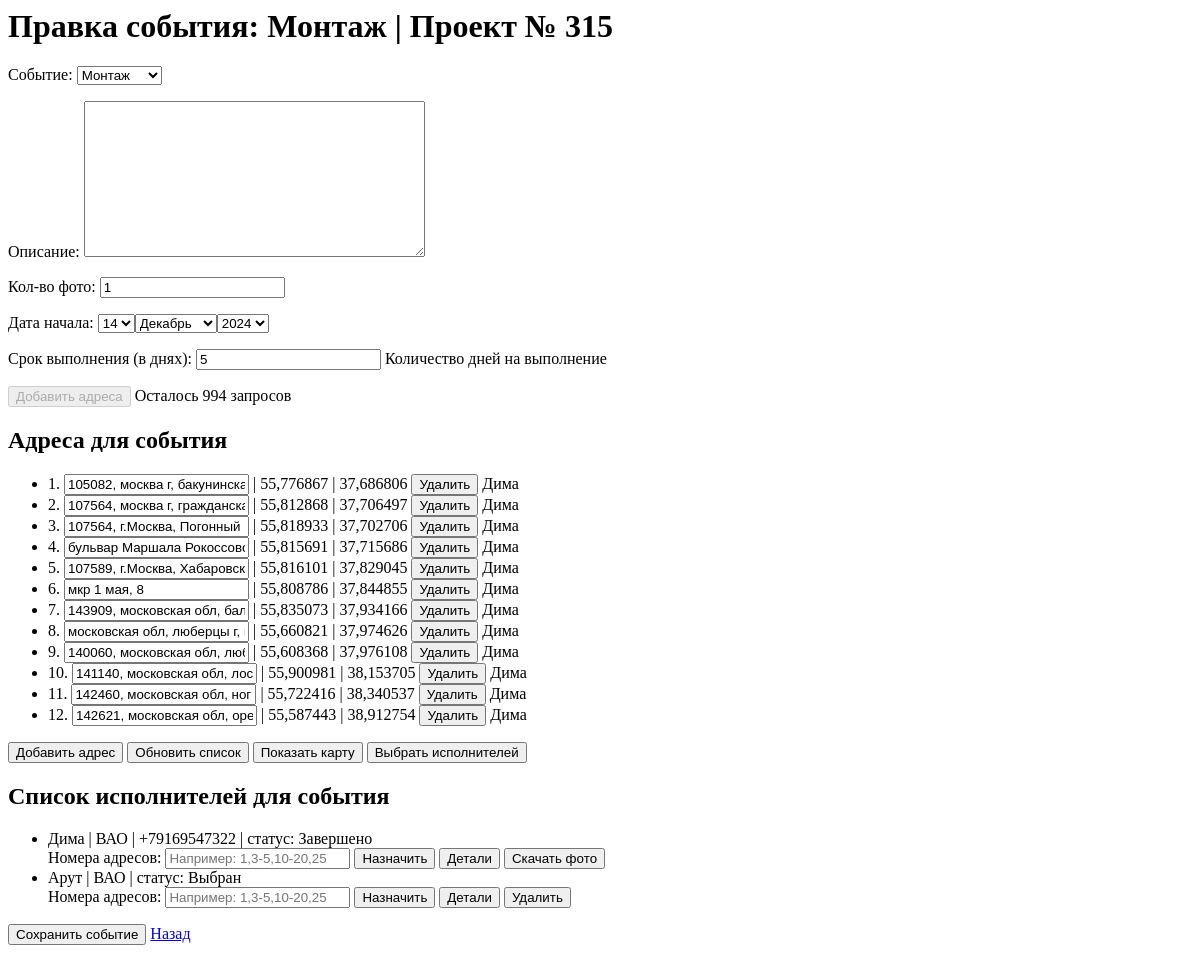
Before: /projects/event/8/edit/ (signed in) with the older database file.
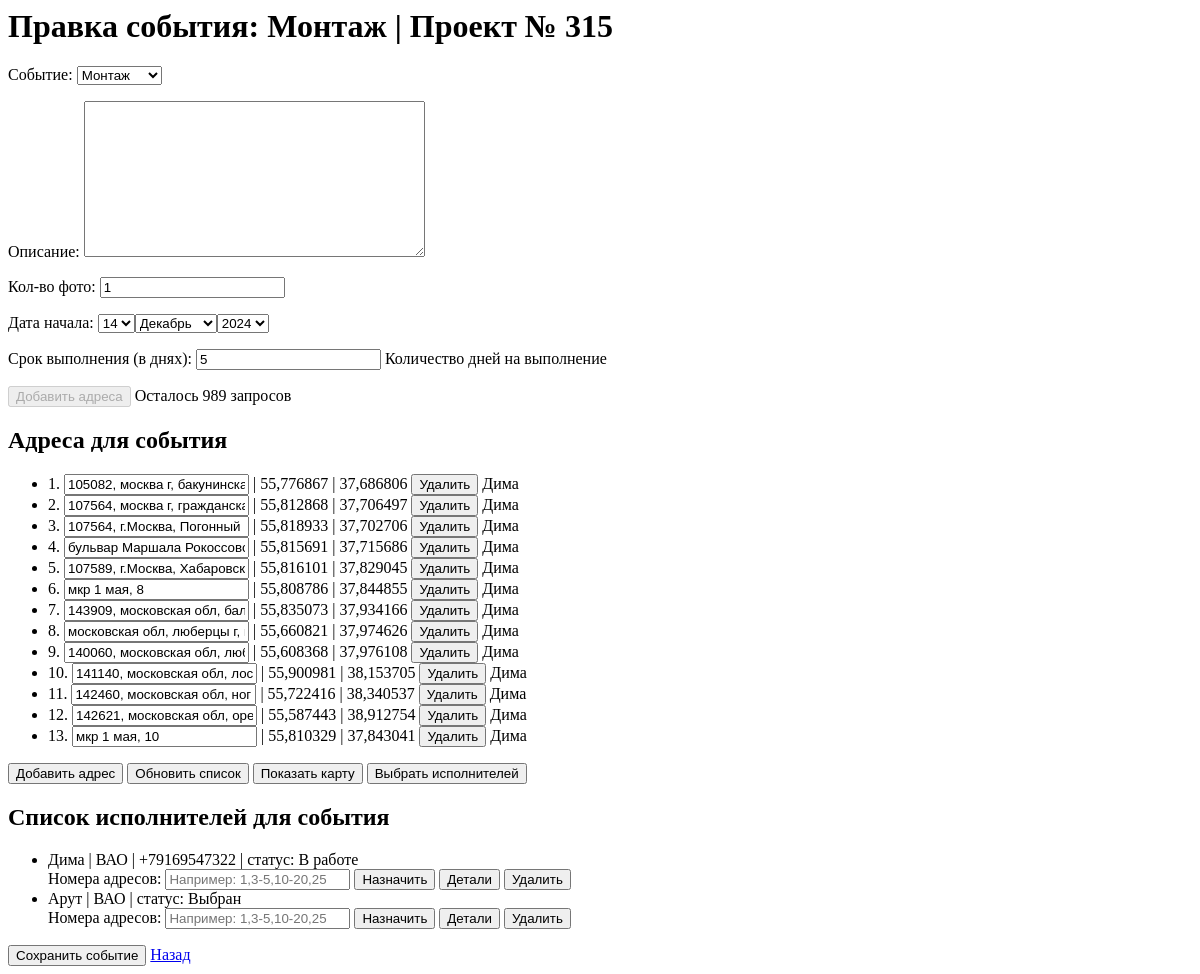
After: the same page with the newer database file.
### projects/models.py (models this page shows, shortened)
class EventAddress(models.Model):
    event = models.ForeignKey(Event, related_name='addresses', on_delete=models.CASCADE)
    name = models.CharField(max_length=255)
    latitude = models.FloatField()
    longitude = models.FloatField()
    order = models.PositiveIntegerField(default=0)  # Добавляем поле для сортировки
    assigned_user = models.ForeignKey(User, null=True, blank=True, on_delete=models.SET_NULL)  # Новое поле
    class Meta:
        ordering = ['order']

class EventUser(models.Model):
    STATUS_CHOICES = [
        ('chosen', 'Выбран'),
        ('assigned', 'Назначено'),
        ('confirmed', 'Подтверждено'),
        ('declined', 'Отказ'),
        ('in_progress', 'В работе'),
        ('completed', 'Завершено'),
    ]
    user = models.ForeignKey(User, on_delete=models.CASCADE)
    event = models.ForeignKey('Event', on_delete=models.CASCADE)
    status = models.CharField(max_length=11, choices=STATUS_CHOICES, default='chosen')

### rct/models.py (models this page shows)
class ExecutorProfile(models.Model):
    user = models.OneToOneField(User, on_delete=models.CASCADE)
    name = models.CharField(max_length=255, blank=True)
    phone_number = models.CharField(max_length=15, blank=True)
    district_choices = [
        ('САО', 'САО'),
        ('ВАО', 'ВАО'),
        ('ЮАО', 'ЮАО'),
        ('ЗАО', 'ЗАО'),
    ]
    district = models.CharField(max_length=3, choices=district_choices)

### projects/views.py (the view)
# urls.py: path('event/<int:event_id>/edit/', views.edit_event, name='edit_event'),
def edit_event(request, event_id):
    event = get_object_or_404(Event, pk=event_id)
    project = event.project
    if request.method == 'POST':
        form = EventForm(request.POST, instance=event)
        if form.is_valid():
            form.save()
            return redirect('edit_event', event_id=event.id)
    else:
        form = EventForm(instance=event)
    project_addresses = project.addresses.all()
    executor_group = Group.objects.get(name='Исполнитель')
    executors = User.objects.filter(groups=executor_group).prefetch_related('executorprofile')
    event_users = event.eventuser_set.select_related('user')
    user_profile = request.user.profile
    api_key = user_profile.api_key if user_profile else None
    return render(request, 'projects/edit_event.html', {
        'form': form,
        'project': project,
        'event': event,
        'project_addresses': project_addresses,
        'executors': executors,
        'event_users': event_users,  # Передаем EventUser в шаблон
        'api_key': api_key,  # Передаем API ключ в шаблон
    })

### projects/forms.py
class EventForm(forms.ModelForm):
    class Meta:
        model = Event
        fields = ['event_type', 'description', 'photo_count', 'event_date', 'duration_days']
        labels = {
            'event_type': 'Событие',
            'description': 'Описание',
            'photo_count': 'Кол-во фото',
            'event_date': 'Дата начала',
            'duration_days': 'Срок выполнения (в днях)',
        }
        widgets = {
            'event_date': forms.SelectDateWidget(),
        }

### projects/templates/projects/edit_event.html (shortened to what this page needs)
<html>
<head>
    {% load static %}
    <link rel="stylesheet" type="text/css" href="{% static 'projects/yandex-map-modal.css' %}">
    <link rel="stylesheet" href="//code.jquery.com/ui/1.12.1/themes/base/jquery-ui.css">
</head>
<body>
    <h1>Правка события: {{ event.get_event_type_display }} | {{ project.name }}</h1>
    <form id="event-form" method="POST">
        {{ form.as_p }}
    </form>
    <button type="button" id="copy-addresses-btn">Добавить адреса</button>
    <span id="remaining-requests">Осталось {{ remaining_requests }} запросов</span>
    <h2>Адреса для события</h2>
    <ul id="event-addresses-list">
        {% for address in event.addresses.all %}
        <li data-id="{{ address.id }}" data-user-assigned="{% if address.assigned_user %}true{% else %}false{% endif %}">
            <span class="address-number">{{ forloop.counter }}.</span>
            <input class="address-name" value="{{ address.name }}" data-id="{{ address.id }}"> |
            <span class="latitude">{{ address.latitude }}</span> |
            <span class="longitude">{{ address.longitude }}</span>
            <button class="delete-address-btn" data-id="{{ address.id }}">Удалить</button>
            {% if address.assigned_user %}
                {% with address.assigned_user.executorprofile as profile %}
                    <span class="executor-name">{{ profile.name|default:address.assigned_user.username }}</span>
                {% endwith %}
            {% else %}
                <span class="executor-name">Не назначен</span>
            {% endif %}
        </li>
        {% empty %}
        <li>Нет адресов.</li>
        {% endfor %}
    </ul>
    <button type="button" id="add-address-btn">Добавить адрес</button>
    <button type="button" id="update-addresses-btn">Обновить список</button>
    <button type="button" id="show-map-btn">Показать карту</button>
    <button type="button" id="select-executors-btn">Выбрать исполнителей</button>
    <h2>Список исполнителей для события</h2>
    <ul id="event-executors-list">
        {% for event_user in event_users %}
            {% if event_user.user.executorprofile %}
            <li data-id="{{ event_user.user.id }}" data-status="{{ event_user.status }}">
                <span class="user-name">{{ event_user.user.executorprofile.name|default:event_user.user.email }}</span>
                {% if event_user.user.executorprofile.district %} | <span class="district">{{ event_user.user.executorprofile.district }}</span>{% endif %}
                {% if event_user.user.executorprofile.phone_number %} | <span class="phone-number">{{ event_user.user.executorprofile.phone_number }}</span>{% endif %}
                <span class="status"> | статус: {{ event_user.get_status_display }}</span>
                <br>
                <label for="address-indexes-{{ event_user.user.id }}">Номера адресов: </label>
                <input type="text" id="address-indexes-{{ event_user.user.id }}" placeholder="Например: 1,3-5,10-20,25">
                <button class="assign-btn" data-id="{{ event_user.user.id }}">Назначить</button>
                <button class="details-btn" data-id="{{ event_user.user.id }}">Детали</button>
                {% if event_user.status == 'completed' %}
                    <button class="download-photos-btn" data-id="{{ event_user.user.id }}">Скачать фото</button>
                {% endif %}
                {% if event_user.status != 'completed' %}
                    <button class="delete-executor-btn" data-id="{{ event_user.user.id }}">Удалить</button>
                {% endif %}
            </li>
            {% else %}
            <li>У пользователя нет профиля исполнителя.</li>
            {% endif %}
        {% empty %}
            <li>Нет исполнителей.</li>
        {% endfor %}
    </ul>
    <button type="button" id="save-event-button">Сохранить событие</button>
    <a href="{% url 'edit_project' project.id %}">Назад</a>
</body>
</html>

Changed rows visible on the page:
added EventAddress: name "мкр 1 мая, 10", latitude "55,810329", longitude "37,843041", assigned_user.executorprofile.name "Дима"
changed EventUser "Дима": status "Завершено" → "В работе"; status "Скачать фото" → "Удалить"
Other visible differences:
text written by a page script: "Осталось 994 запросов" → "Осталось 989 запросов"
